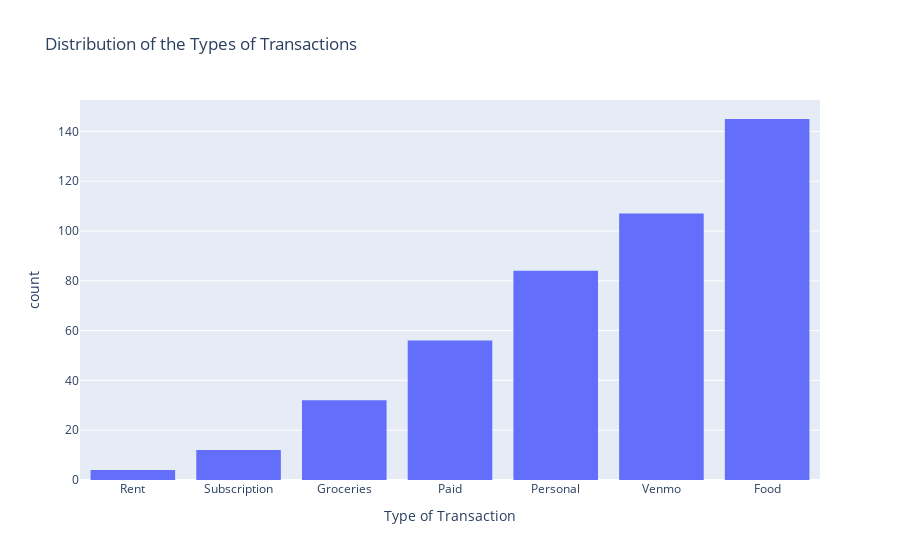

The cell this chart's notebook holds for it:
### Code cell
fig=px.histogram(df,x='Type of Transaction',title="Distribution of the Types of Transactions") 

fig.update_xaxes(categoryorder='total ascending') 


fig.show() #to actually show the histogram

### Figure 1 — Plotly figure (JSON) as saved in the notebook; plotly's stock layout.template omitted (floating-point values rounded to 4 significant figures; data arrays with more than 128 entries replaced by an {"elided": "..."} marker saying what was removed)
{"data": [{"alignmentgroup": "True", "bingroup": "x", "hovertemplate": "Type of Transaction=%{x}<br>count=%{y}<extra></extra>", "legendgroup": "", "marker": {"color": "#636efa", "pattern": {"shape": ""}}, "name": "", "offsetgroup": "", "orientation": "v", "showlegend": false, "type": "histogram", "x": {"elided": "440 str values"}, "xaxis": "x", "yaxis": "y"}], "layout": {"barmode": "relative", "legend": {"tracegroupgap": 0}, "title": {"text": "Distribution of the Types of Transactions"}, "xaxis": {"anchor": "y", "categoryorder": "total ascending", "domain": [0, 1], "title": {"text": "Type of Transaction"}}, "yaxis": {"anchor": "x", "domain": [0, 1], "title": {"text": "count"}}}}
